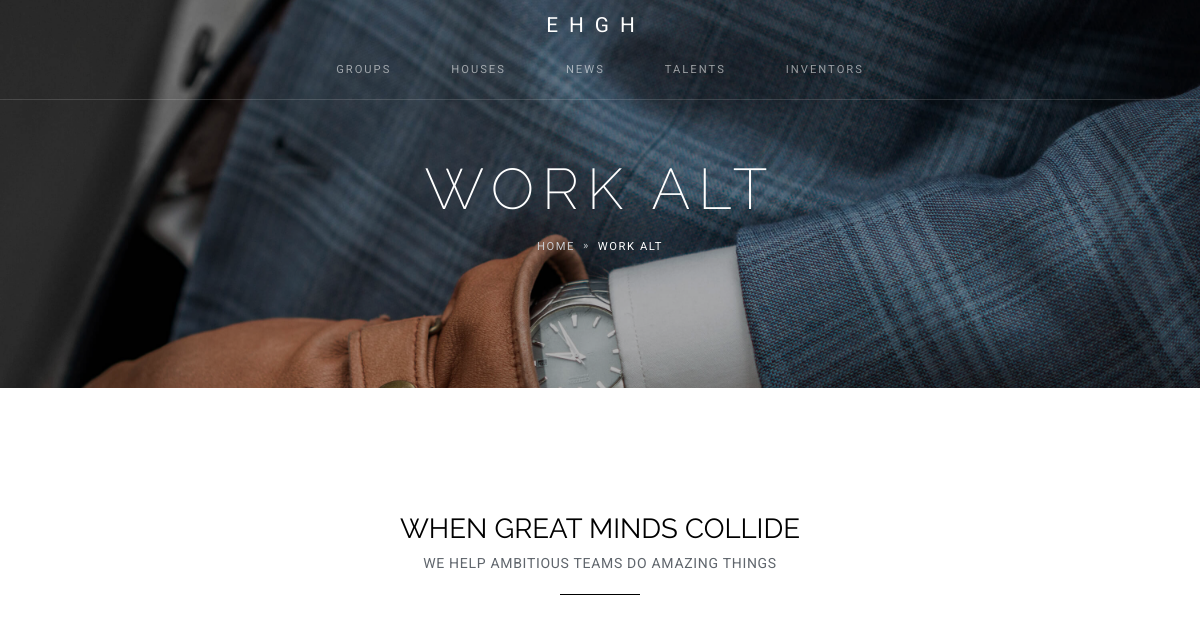
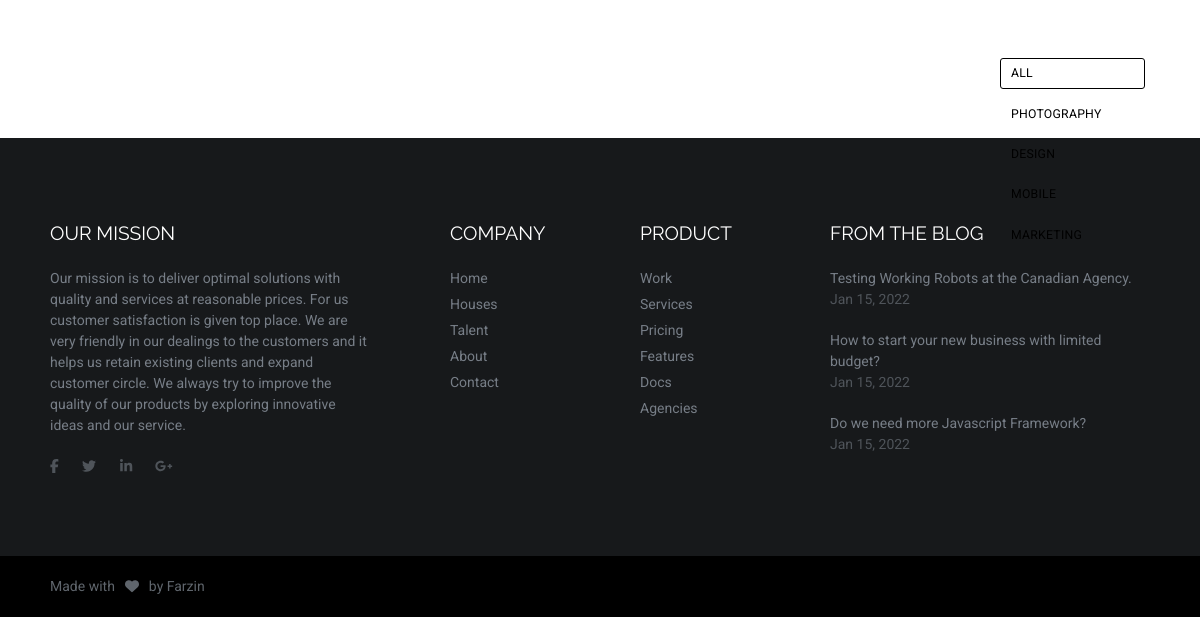
The app's page /brands/, older data (2 pictures, top to bottom).
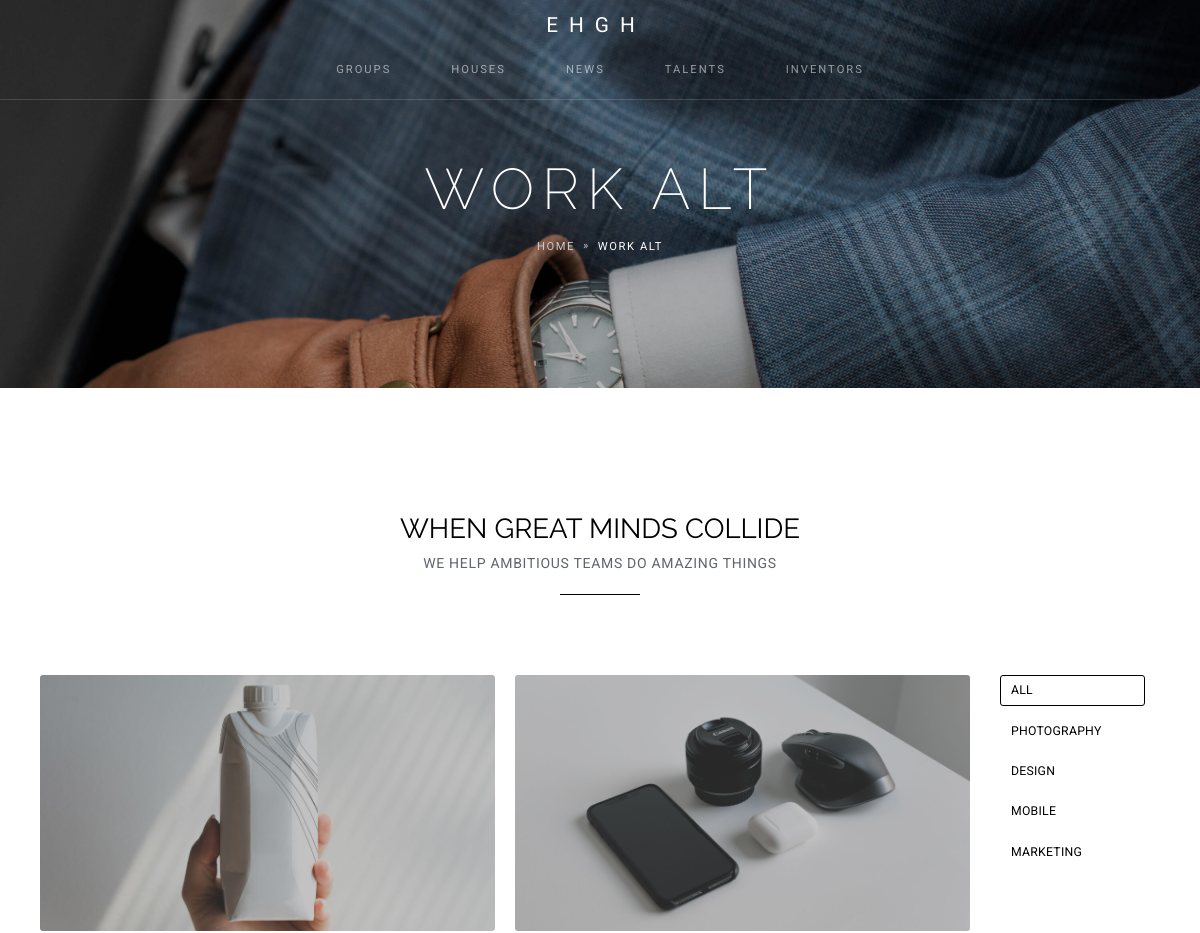
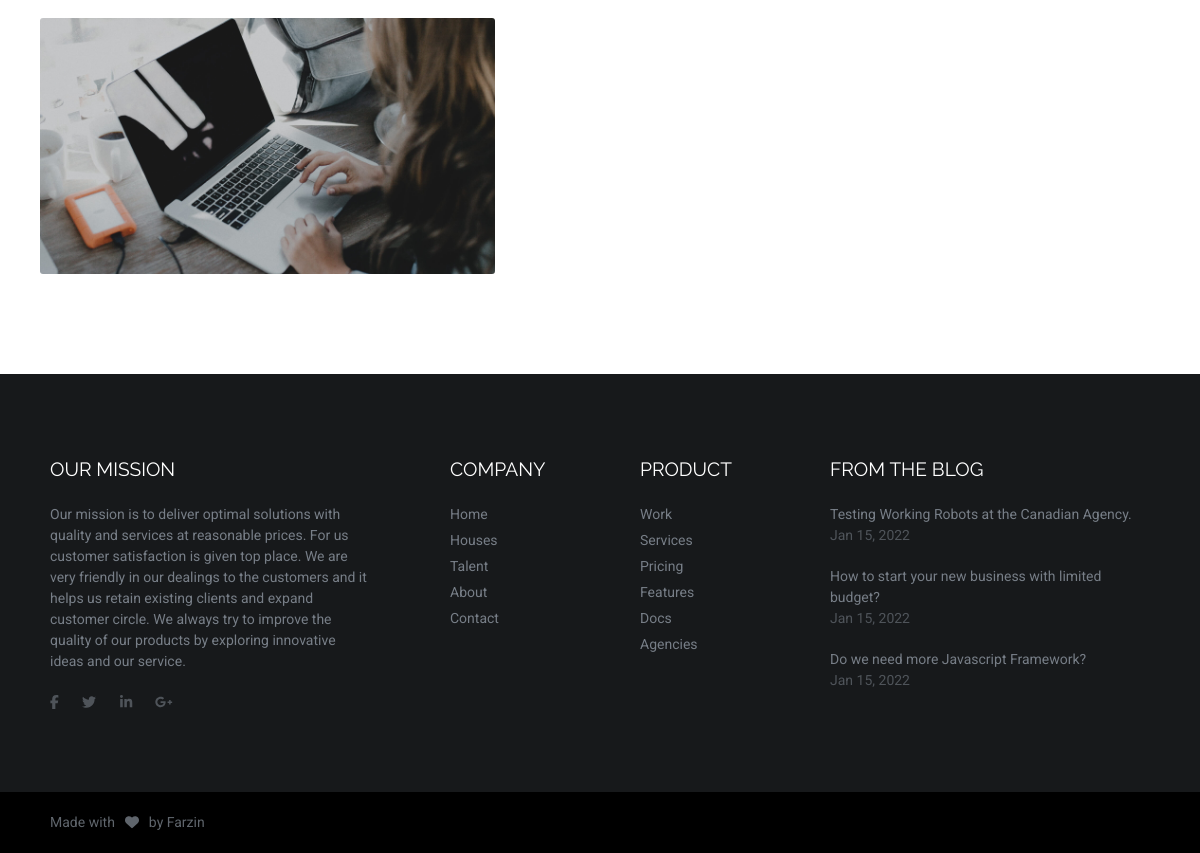
The same page, newer data (2 pictures, top to bottom).
### brands/models.py (models this page shows, shortened)
class Brands(models.Model):
    STATUS_CHOICES = (
        ('d', 'Draft'),
        ('p', 'Publish')
    )
    title = models.CharField(max_length=300)
    slug = models.SlugField(max_length=200, unique=True)
    description = HTMLField()
    founded = models.DateTimeField(default=timezone.now)
    line = models.CharField(max_length=300,blank=True,null=True)
    website = models.CharField(max_length=300,blank=True,null=True)
    address = models.CharField(max_length=500,blank=True,null=True)
    image = models.ImageField(upload_to='brands')
    created = models.DateTimeField(auto_now_add=True)
    updated = models.DateTimeField(auto_now=True)
    status = models.CharField(max_length=1, choices=STATUS_CHOICES)
    keywords = models.CharField(max_length=300, null=True)
    seo_description = models.TextField(null=True)

### brands/views.py (the view)
# urls.py: path('brands/', BrandsListView.as_view(), name="list_view"),
class BrandsListView(ListView):
    queryset = Brands.objects.filter(status="p").order_by('-created')
    model = Brands
    template_name = 'brands_list.html'
    context_object_name = 'brands'
    paginate_by = 10
    def get_context_data(self, **kwargs):
        context = super().get_context_data(**kwargs)
        context['latest'] = Brands.objects.filter(status="p").order_by('-created')[:5]
        return context

### brands/templates/brands_list.html (shortened to what this page needs)
{% extends 'base/main_base.html' %}
{% load static %}
{% block content %}
<section class="text-center overflow-hidden py-0" data-zanim-timeline="{}" data-zanim-trigger="scroll">
    <div class="bg-holder overlay  parallax" style="background-image:url({% static 'img/header-9.jpg' %});">
    </div>
    <div class="container-fluid">
      <div class="header-overlay"></div>
      <div class="position-relative pt-10 pb-8">
        <div class="header-text">
          <div class="overflow-hidden">
            <h1 class="display-3 fs-7 text-white fw-lighter ls-2" data-zanim-xs='{"duration":2,"delay":0}'>Work Alt</h1>
          </div>
          <div class="overflow-hidden">
            <div class="d-flex justify-content-center" data-zanim-xs='{"duration":2,"delay":0.1}'>
              <nav aria-label="breadcrumb">
                <ol class="breadcrumb text-uppercase ls-2">
                  <li class="breadcrumb-item"><a class="text-400 hover-color-white" href="../homes/header-static.html">Home</a></li>
                  <li class="breadcrumb-item active" aria-current="page">Work Alt</li>
                </ol>
              </nav>
            </div>
          </div>
        </div>
      </div>
    </div>
  </section>
  <section class="text-center pb-6">
    <div class="container">
      <div class="row">
        <div class="col-12 mb-5" data-zanim-timeline="{}" data-zanim-trigger="scroll">
          <div class="overflow-hidden">
            <h3 class="fw-normal mb-1" data-zanim-xs='{"duration":1.5,"delay":0}'>When great minds collide</h3>
          </div>
          <div class="overflow-hidden">
            <p class="mb-0 ls-1 text-uppercase" data-zanim-xs='{"duration":1.5,"delay":0.1}'>We help ambitious teams do amazing things</p>
          </div>
          <div class="overflow-hidden">
            <hr class="hr-short bg-black opacity-100" data-zanim-xs='{"duration":1.5,"delay":0.2}'>
          </div>
        </div>
        <div class="col-12">
          <div class="row sortable sortable-container-gutter-fix" data-rp-isotope='{"layoutMode":"packery"}'>
            <div class="col-lg-10 order-1 order-lg-0 position-relative">
              <div class="row gx-3">
                {% for brand in brands %}
                <div class="col-6 mb-3 isotope-item photography" data-zanim-xs='{"delay":0.3}'>
                    <div class="hoverdir-item my-0" data-zanim-xs='{"duration":1.5,"animation":"zoom-in","delay":0}'>
                        <div class="hoverdir-item-content">
                            <a class="d-block" href="{% url "brands:detail_view" brand.slug %}">
                            <img class="img-fluid rounded" src="{{ brand.image.url }}" alt="{{ brand.title }}"/>
                            </a>
                        </div>
                    </div>
                </div>
                {% endfor %}
              </div>
            </div>
            <div class="col-lg-2 order-0 order-lg-1 position-relative">
                <div class="menu mb-3 flex-lg-column text-start justify-content-center sticky-top work-alt-sticky-nav" data-filter-nav>
                    <a class="isotope-nav text-uppercase active" href="#work-alt" data-filter="*">all</a>
                    <a class="isotope-nav text-uppercase" href="#work-alt" data-filter=".photography">Photography</a>
                    <a class="isotope-nav text-uppercase" href="#work-alt" data-filter=".design">Design</a>
                    <a class="isotope-nav text-uppercase" href="#work-alt" data-filter=".mobile">Mobile</a>
                    <a class="isotope-nav text-uppercase" href="#work-alt" data-filter=".marketing">Marketing</a>
                </div>
            </div>
          </div>
        </div>
      </div>
    </div>
  </section>
{% endblock content %}

### templates/base/main_base.html (shortened to what this page needs)
{% load static %}
<!DOCTYPE html>
<html lang="en-US" dir="ltr">
  <head>
    {% include "base/_header_refrences.html" %}
  </head>
  <body data-bs-spy="scroll" data-bs-target="#navbar-one-page" data-bs-offset="66.1">
    <main class="main" id="top">
    {% include "base/shared/header.html" %}
    {% block content %}{% endblock content %}
    {% include "base/shared/footer.html" %}
    <footer class="footer text-center bg-black py-3 position-absolute w-100 bottom-0">
      <div class="container">
        <div class="row justify-content-between">
          <div class="col-12 col-md-auto">
            <p class="mb-0">Made with<span class="fas fa-heart mx-2"></span>by <a class="footer-link" href="https://farzinshams.com/" target="_blank">Farzin</a></p>
          </div>
        </div>
      </div>
    </footer><a class="btn-back-to-top" href="#top"><img src="{% static 'img/line-icons/upload-arrow.svg' %}" width="8" alt=""></a>
  </body>
</html>

### templates/base/_header_refrences.html (shortened to what this page needs)
{% load static %}
<link href="{% static 'vendors/swiper/swiper-bundle.min.css' %}" rel="stylesheet">
<link href="{% static 'css/theme.css' %}" rel="stylesheet" />
<link href="{% static 'css/user.css' %}" rel="stylesheet" />

### templates/base/shared/header.html (shortened to what this page needs)
<div class="fixed-top navbar-dark" data-navbar-on-scroll="data-navbar-on-scroll">
    <div class="container mt-2 center" id="top-logo">
      <a class="navbar-brand fw-normal ls-2" href="index.html">E H G H</a>
    </div>
    <nav class="navbar navbar-expand-lg navbar-dark navbar-theme py-0">
      <div class="container">
        <div class="collapse navbar-collapse" id="navbarSupportedContent">
          <ul class="navbar-nav mx-auto" id="navbar-one-page">
            <li class="nav-item"><a class="nav-link" href="#"><span class="nav-link-text">Groups</span></a></li>
            <li class="nav-item"><a class="nav-link" href="#"><span class="nav-link-text">Houses</span></a></li>
            <li class="nav-item"><a class="nav-link" href="#"><span class="nav-link-text">News</span></a></li>
            <li class="nav-item"><a class="nav-link" href="#"><span class="nav-link-text">Talents</span></a></li>
            <li class="nav-item"><a class="nav-link" href="#"><span class="nav-link-text">Inventors</span></a></li>
          </ul>
        </div>
      </div>
    </nav>
  </div>

### templates/base/shared/footer.html
{% load static %}
<section class="bg-1100 py-6 pb-9 px-3 px-lg-0">
  <div class="container">
    <div class="row">
      <div class="col-lg-4 pe-lg-4 mb-4 mb-lg-0">
        <h5 class="text-white mb-3">Our Mission</h5>
        <p class="text-700">Our mission is to deliver optimal solutions with quality and services at reasonable prices. For us customer satisfaction is given top place. We are very friendly in our dealings to the customers and it helps us retain existing clients and expand customer circle. We always try to improve the quality of our products by exploring innovative ideas and our service.</p>
        <ul class="list-inline mb-0">
          <li class="list-inline-item me-0"><a class="text-900 hover-color-white pe-2" href="#!"><span class="fab fa-facebook-f"></span></a></li>
          <li class="list-inline-item me-0"><a class="text-900 hover-color-white px-2" href="#!"><span class="fab fa-twitter"></span></a></li>
          <li class="list-inline-item me-0"><a class="text-900 hover-color-white px-2" href="#!"><span class="fab fa-linkedin-in"></span></a></li>
          <li class="list-inline-item me-0"><a class="text-900 hover-color-white px-2" href="#!"><span class="fab fa-google-plus-g"></span></a></li>
        </ul>
      </div>
      <div class="col-lg-8">
        <div class="row">
          <div class="col-6 col-md-3 ps-lg-4 mb-4 mb-lg-0">
            <h5 class="text-white mb-3">Company</h5>
            <ul class="list-unstyled mb-0">
              <li class="mb-1"><a class="text-700 hover-color-white" href="pages/about.html">Home</a></li>
              <li class="mb-1"><a class="text-700 hover-color-white" href="pages/contact.html">Houses</a></li>
              <li class="mb-1"><a class="text-700 hover-color-white" href="pages/contact.html">Talent</a></li>
              <li class="mb-1"><a class="text-700 hover-color-white" href="pages/blog.html">About</a></li>
              <li class="mb-1"><a class="text-700 hover-color-white" href="pages/gallery.html">Contact</a></li>
            </ul>
          </div>
          <div class="col-6 col-md-3 ps-4 mb-4 mb-lg-0">
            <h5 class="text-white mb-3">Product</h5>
            <ul class="list-unstyled mb-0">
              <li class="mb-1"><a class="text-700 hover-color-white" href="pages/work.html">Work</a></li>
              <li class="mb-1"><a class="text-700 hover-color-white" href="pages/service.html">Services</a></li>
              <li class="mb-1"><a class="text-700 hover-color-white" href="pages/pricing.html">Pricing</a></li>
              <li class="mb-1"><a class="text-700 hover-color-white" href="#">Features</a></li>
              <li class="mb-1"><a class="text-700 hover-color-white" href="#">Docs</a></li>
              <li class="mb-1"><a class="text-700 hover-color-white" href="#">Agencies</a></li>
            </ul>
          </div>
          <div class="col-md-6 ps-md-4">
            <h5 class="text-white mb-3">FROM THE BLOG</h5>
            <ul class="list-unstyled mb-0">
              <li class="mb-3"><a class="text-700 hover-color-white" href="pages/single-post.html"> Testing Working Robots at the Canadian Agency.</a>
                <p class="text-900 hover-color-white mb-0">Jan 15, 2022</p>
              </li>
              <li class="mb-3"><a class="text-700 hover-color-white" href="pages/single-post.html">How to start your new business with limited budget?</a>
                <p class="text-900 hover-color-white mb-0">Jan 15, 2022</p>
              </li>
              <li class="mb-3"><a class="text-700 hover-color-white" href="pages/single-post.html">Do we need more Javascript Framework?</a>
                <p class="text-900 hover-color-white mb-0">Jan 15, 2022</p>
              </li>
            </ul>
          </div>
        </div>
      </div>
    </div>
  </div>
</section>

### templates/base/_footer_refrences.html (shortened to what this page needs)
{% load static %}

### assets/css/user.css (style rules this page uses)
.center { text-align: center; }
#top-logo, #top-logo2 { transition: opacity 200ms ease-in-out; }

Row changes from the older to the newer data that the page shows:
added Brands: image (picture)
added Brands: image (picture)
added Brands: image (picture)
